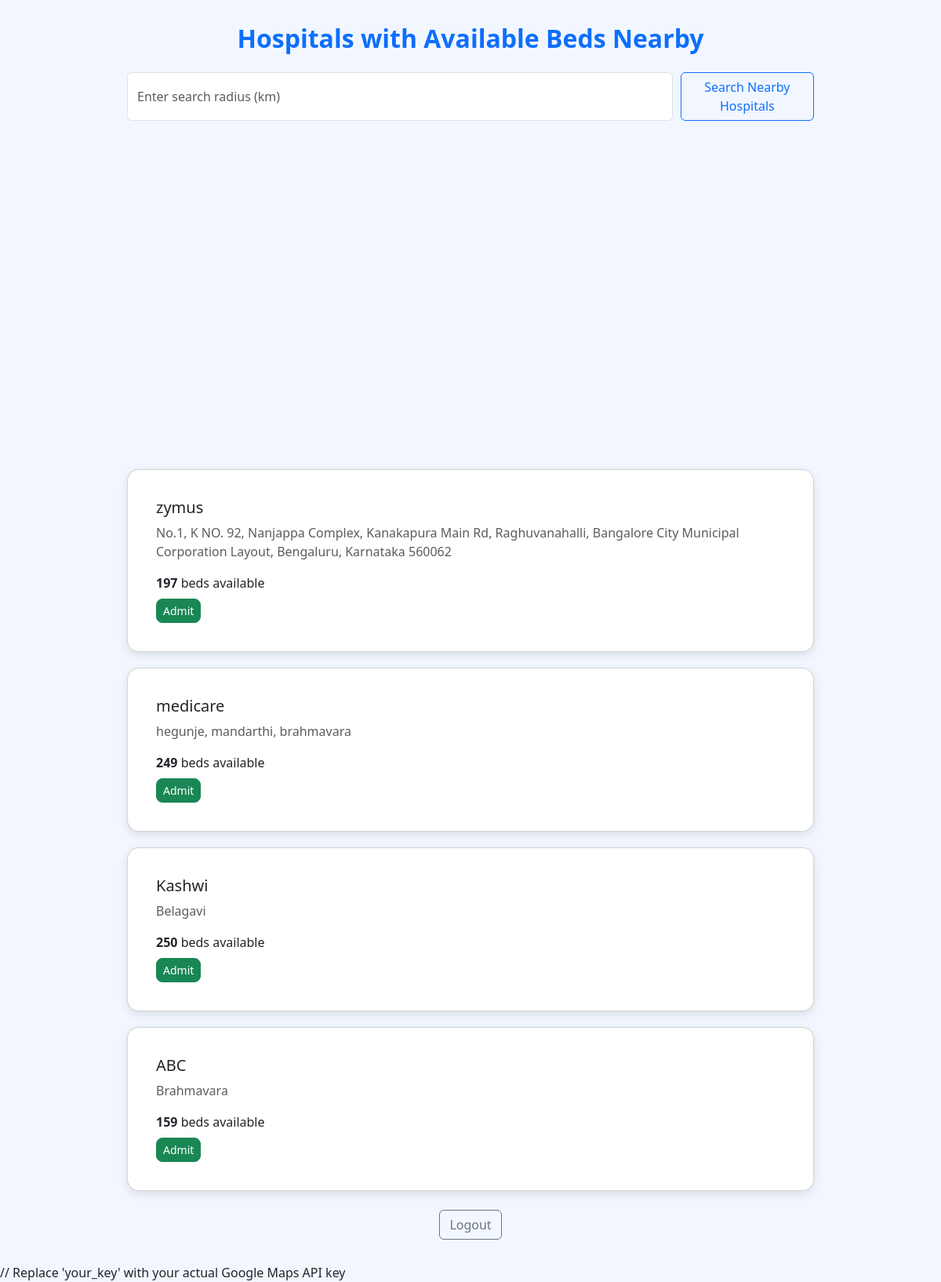
/ (signed in), run on the app's committed database.
### core/models.py (models this page shows, shortened)
class Hospital(models.Model):
    admin = models.OneToOneField(User, on_delete=models.CASCADE)
    name = models.CharField(max_length=100)
    address = models.TextField()
    contact = models.CharField(max_length=20)
    total_beds = models.PositiveIntegerField()
    latitude = models.FloatField()
    longitude = models.FloatField()
    @property
    def available_beds(self):
        admitted_count = Patient.objects.filter(hospital=self).count()
        return self.total_beds - admitted_count

### core/views.py (the view)
# urls.py: path('', login_required(dashboard), name='dashboard'),
@login_required
def dashboard(request):
    if request.user.role == 'hospital':
        hospital = request.user.hospital
        form = BedUpdateForm(instance=hospital)
        if request.method == 'POST':
            form = BedUpdateForm(request.POST, instance=hospital)
            if form.is_valid():
                form.save()
                return redirect('dashboard')
        return render(request, 'hospital_dashboard.html', {'form': form})
    else:
        hospitals = [h for h in Hospital.objects.all() if h.available_beds > 0]
        hospital_data = [
            {
                'name': h.name,
                'address': h.address,
                'available_beds': h.available_beds
            }
            for h in hospitals
        ]
        return render(request, 'user_dashboard.html', {
            'hospitals': hospitals,
            'hospital_data_json': mark_safe(json.dumps(hospital_data, cls=DjangoJSONEncoder))
        })

### core/templates/user_dashboard.html (shortened to what this page needs)
{% load static %}
<!DOCTYPE html>
<html lang="en">
<head>
    <link href="https://cdn.jsdelivr.net/npm/bootstrap@5.3.0/dist/css/bootstrap.min.css" rel="stylesheet">
</head>
<body>
<div class="container container-custom">
    <div class="text-center mb-4">
        <h2 class="fw-bold text-primary">Hospitals with Available Beds Nearby</h2>
    </div>
    <div class="search-bar">
        <input type="text" id="radius" class="form-control" placeholder="Enter search radius (km)">
        <button onclick="getLocationAndFilter()" class="btn btn-outline-primary">Search Nearby Hospitals</button>
    </div>
    <div id="map" style="height: 400px; width: 100%;"></div>
    <div class="mt-4">
        {% for hospital in hospitals %}
        <div class="card card-hospital">
            <div class="card-body">
                <h5 class="card-title">{{ hospital.name }}</h5>
                <p class="card-text text-muted">{{ hospital.address }}</p>
                {% if hospital.available_beds > 0 %}
                    <p class="mb-2"><strong>{{ hospital.available_beds }}</strong> beds available</p>
                    {% if not user.patient %}
                        <form method="POST" action="{% url 'admit' hospital.id %}">
                            <button type="submit" class="btn btn-success btn-sm btn-admit">Admit</button>
                        </form>
                    {% else %}
                        {% if user.patient.hospital == hospital %}
                            <span class="badge bg-success">✅ Admitted</span>
                        {% endif %}
                    {% endif %}
                {% else %}
                    <p class="text-danger fw-bold">Fully Occupied</p>
                {% endif %}
            </div>
        </div>
        {% empty %}
            <div class="alert alert-warning text-center">No hospitals with available beds</div>
        {% endfor %}
    </div>
    <div class="text-center mt-4">
        <a href="{% url 'logout' %}" class="btn btn-outline-secondary">Logout</a>
    </div>
</div>
<script src="https://maps.googleapis.com/maps/api/js?key=your_key"></script> // Replace 'your_key' with your actual Google Maps API key
</body>
</html>

### core/templates/user_dashboard.html (style rules this page uses)
body { background: #f2f7ff; font-family: 'Segoe UI', sans-serif; }
.container-custom { max-width: 900px; margin: 30px auto; }
.card-hospital { border-radius: 15px; box-shadow: 0 4px 12px rgba(0, 0, 0, 0.1); margin-bottom: 20px; padding: 20px; }
.btn-admit { border-radius: 8px; }
#map { border-radius: 10px; margin-top: 20px; }
.search-bar { display: flex; gap: 10px; margin-bottom: 20px; }

### data on the page
Hospital: name "zymus", address "No.1, K NO. 92, Nanjappa Complex, Kanakapura Main Rd, Raghuvanahalli, Bangalore City Municipal Corporation Layout, Bengaluru, Karnataka 560062", available_beds "197"
Hospital: name "medicare", address "hegunje, mandarthi, brahmavara", available_beds "249"
Hospital: name "Kashwi", address "Belagavi", available_beds "250"
Hospital: name "ABC", address "Brahmavara", available_beds "159"
